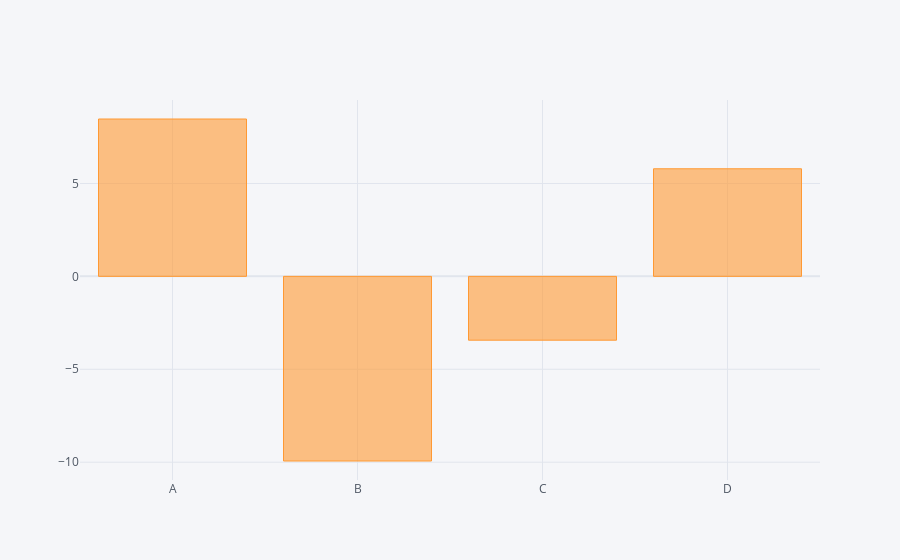

The cell this chart's notebook holds for it:
### Code cell
df.sum().iplot(kind='bar')

### Figure 1 — Plotly figure (JSON) as saved in the notebook; plotly's stock layout.template omitted (floating-point values rounded to 4 significant figures)
{"data": [{"marker": {"color": "rgba(255, 153, 51, 0.6)", "line": {"color": "rgba(255, 153, 51, 1.0)", "width": 1}}, "name": "None", "orientation": "v", "text": "", "type": "bar", "x": ["A", "B", "C", "D"], "y": [8.468, -9.936, -3.435, 5.79]}], "layout": {"legend": {"bgcolor": "#F5F6F9", "font": {"color": "#4D5663"}}, "paper_bgcolor": "#F5F6F9", "plot_bgcolor": "#F5F6F9", "title": {"font": {"color": "#4D5663"}}, "xaxis": {"gridcolor": "#E1E5ED", "showgrid": true, "tickfont": {"color": "#4D5663"}, "title": {"font": {"color": "#4D5663"}, "text": ""}, "zerolinecolor": "#E1E5ED"}, "yaxis": {"gridcolor": "#E1E5ED", "showgrid": true, "tickfont": {"color": "#4D5663"}, "title": {"font": {"color": "#4D5663"}, "text": ""}, "zerolinecolor": "#E1E5ED"}}}
